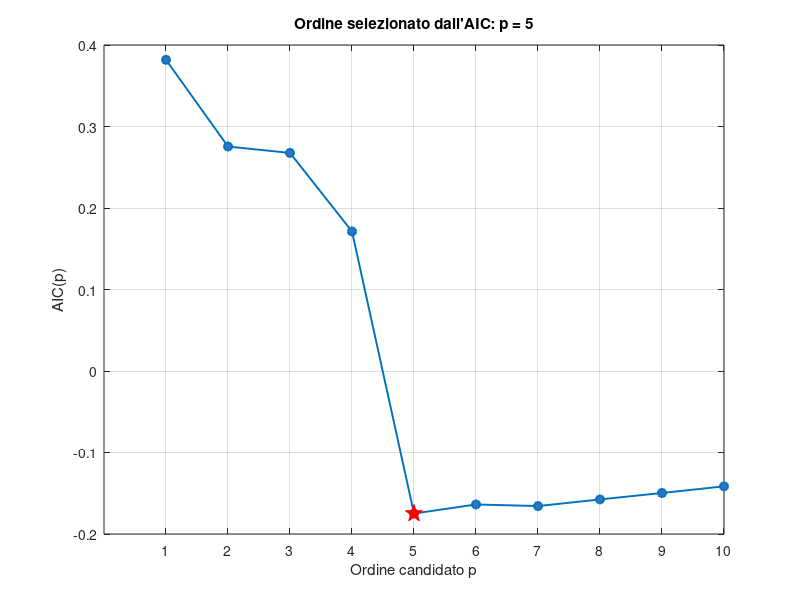

Recreate this plot in MATLAB. (Note: this script raises an error after producing the figure.)
%% DEMO 45 - VALIDAZIONE DI UN MODELLO VAR MULTIVARIATO
% La demo genera un sistema VAR(5) a quattro variabili, stima l'ordine con
% il criterio AIC e confronta due modelli:
%   1) un VAR(2), con ordine volutamente sottostimato;
%   2) un VAR(p_AIC), con ordine selezionato dai dati.
%
% Per entrambi i modelli vengono valutati:
%   - bianchezza dei residui: test portmanteau multivariato di Ljung-Box;
%   - stabilita': autovalori della matrice companion;
%   - consistenza: confronto tra le correlazioni dei dati reali e simulati.
%
% Convenzione: A(i,j,k) descrive l'influenza j -> i al ritardo k.
% Tutto il codice e' contenuto in questo script, senza funzioni locali.

clearvars;
close all;
clc;

rng(12, "twister");

%% 1. PARAMETRI DELLA SIMULAZIONE
M = 4;                         % Numero di variabili
p_true = 5;                    % Ordine reale del processo
N = 2000;                      % Campioni mantenuti
burn_in = 500;                 % Campioni eliminati come transitorio
alpha = 0.05;                  % Livello di significativita'
h_test = 20;                   % Lag massimo per portmanteau e consistenza

% Covarianza delle innovazioni.
Sigma_u = [1.0  0.2  0.0  0.0;
           0.2  0.8  0.1  0.0;
           0.0  0.1  1.2  0.15;
           0.0  0.0  0.15 0.9];

%% 2. DEFINIZIONE DEL VAR(5) REALE
% x(t) = A1*x(t-1) + ... + A5*x(t-5) + u(t)
A_true = zeros(M, M, p_true);

% Dinamiche al primo ritardo.
A_true(:,:,1) = [0.55 0.00 0.00 0.00;
                 0.35 0.45 0.00 0.00;
                 0.00 0.25 0.40 0.00;
                 0.00 0.00 0.00 0.50];

% Componenti autoregressive al secondo ritardo.
A_true(:,:,2) = diag([-0.18 -0.12 -0.15 -0.16]);

% Connessioni presenti soltanto al quinto ritardo.
% Questi termini non possono essere descritti correttamente da un VAR(2).
A_true(4,1,5) =  0.45;         % x1 -> x4
A_true(3,4,5) = -0.30;         % x4 -> x3
A_true(2,2,5) =  0.20;         % memoria di x2 al quinto ritardo

% Verifica della stabilita' del modello generatore.
A_true_top = reshape(A_true, M, M*p_true);
A_true_bottom = [eye(M*(p_true-1)), zeros(M*(p_true-1), M)];
A_true_companion = [A_true_top; A_true_bottom];
rho_true = max(abs(eig(A_true_companion)));

fprintf('Raggio spettrale del VAR(5) reale: %.4f\n', rho_true);
if rho_true >= 1
    error('Il modello generatore non e'' stabile.');
end

%% 3. GENERAZIONE DEI DATI SINTETICI
n_total = N + burn_in + p_true;
U = chol(Sigma_u, "lower") * randn(M, n_total);
X_all = zeros(M, n_total);
X_all(:,1:p_true) = randn(M, p_true);

for t = p_true+1:n_total
    X_all(:,t) = U(:,t);
    for lag = 1:p_true
        X_all(:,t) = X_all(:,t) ...
            + A_true(:,:,lag) * X_all(:,t-lag);
    end
end

X = X_all(:, burn_in+p_true+1:end);

%% 4. SELEZIONE DELL'ORDINE MEDIANTE AIC
% Per ogni ordine candidato viene stimato un VAR e calcolato:
%
% AIC(p) = log(det(Sigma_u_hat)) + 2*k(p)/(N-p)
%
% dove k(p) = M^2*p + M e' il numero totale di coefficienti stimati,
% includendo le M intercette. Si seleziona l'ordine che minimizza l'AIC.

candidate_orders = 1:10;
AIC_values = zeros(size(candidate_orders));

for candidate_index = 1:length(candidate_orders)
    p_candidate = candidate_orders(candidate_index);
    n_candidate = N - p_candidate;

    Y_candidate = X(:, p_candidate+1:N);
    Z_candidate = zeros(1 + M*p_candidate, n_candidate);
    Z_candidate(1,:) = 1;

    for lag = 1:p_candidate
        rows = 2 + (lag-1)*M : 1 + lag*M;
        Z_candidate(rows,:) = X(:, p_candidate+1-lag:N-lag);
    end

    B_candidate = Y_candidate / Z_candidate;
    residuals_candidate = Y_candidate - B_candidate * Z_candidate;
    Sigma_candidate = (residuals_candidate * residuals_candidate') ...
                    / n_candidate;

    % log(det(.)) viene calcolato dagli autovalori per evitare instabilita'
    % numeriche associate al determinante diretto.
    Sigma_candidate = (Sigma_candidate + Sigma_candidate') / 2;
    eigenvalues_candidate = max(eig(Sigma_candidate), realmin);
    log_determinant = sum(log(eigenvalues_candidate));

    number_parameters = M^2 * p_candidate + M;
    AIC_values(candidate_index) = log_determinant ...
        + 2 * number_parameters / n_candidate;
end

[~, minimum_AIC_index] = min(AIC_values);
p_AIC = candidate_orders(minimum_AIC_index);

fprintf('\nOrdine reale del processo:       %d\n', p_true);
fprintf('Ordine selezionato mediante AIC: %d\n', p_AIC);

figure("Color", "w", "Name", "Selezione dell'ordine mediante AIC");
plot(candidate_orders, AIC_values, "o-", "LineWidth", 1.4, ...
    "MarkerFaceColor", [0.2 0.45 0.75]);
hold on;
plot(p_AIC, AIC_values(minimum_AIC_index), "rp", ...
    "MarkerSize", 13, "MarkerFaceColor", "r");
grid on;
xticks(candidate_orders);
xlabel("Ordine candidato p");
ylabel("AIC(p)");
title(sprintf("Ordine selezionato dall'AIC: p = %d", p_AIC));

%% 5. STIMA E VALIDAZIONE CON DUE ORDINI DIVERSI
% Il primo ordine e' volutamente troppo basso; il secondo e' selezionato
% automaticamente mediante AIC.
model_orders = [2 p_AIC];
n_models = length(model_orders);

Q_portmanteau = zeros(1, n_models);
df_portmanteau = zeros(1, n_models);
p_portmanteau = zeros(1, n_models);
spectral_radius = zeros(1, n_models);
stability_index = zeros(1, n_models);
percent_consistency = zeros(1, n_models);
residual_correlation_strength = zeros(n_models, h_test);
residuals_models = cell(1, n_models);

for model_index = 1:n_models

    p_est = model_orders(model_index);
    n_effective = N - p_est;

    % ---------------------------------------------------------------------
    % 5.1 Stima multivariata ai minimi quadrati
    % ---------------------------------------------------------------------
    Y = X(:, p_est+1:N);
    Z = zeros(1 + M*p_est, n_effective);
    Z(1,:) = 1;

    for lag = 1:p_est
        rows = 2 + (lag-1)*M : 1 + lag*M;
        Z(rows,:) = X(:, p_est+1-lag:N-lag);
    end

    % Y = B*Z + E, con B = [intercetta A1 ... Ap].
    B_hat = Y / Z;
    residuals = Y - B_hat * Z;
    residuals_models{model_index} = residuals;

    A_hat = zeros(M, M, p_est);
    for lag = 1:p_est
        columns = 2 + (lag-1)*M : 1 + lag*M;
        A_hat(:,:,lag) = B_hat(:,columns);
    end

    % ---------------------------------------------------------------------
    % 5.2 Test portmanteau multivariato di Ljung-Box
    % ---------------------------------------------------------------------
    % H0: C_1 = ... = C_h = 0.
    % Il test considera congiuntamente auto- e cross-correlazioni residue.
    n_res = size(residuals, 2);
    C0 = (residuals * residuals') / n_res;
    C0_inv = pinv(C0);
    residual_std = sqrt(max(diag(C0), eps));
    residual_normalization = residual_std * residual_std';

    Q_value = 0;
    for lag = 1:h_test
        C_lag = (residuals(:,lag+1:end) ...
               * residuals(:,1:end-lag)') / n_res;

        Q_value = Q_value ...
            + trace(C_lag' * C0_inv * C_lag * C0_inv) / (n_res-lag);

        % Quantita' descrittiva usata nel grafico finale.
        R_lag = C_lag ./ residual_normalization;
        residual_correlation_strength(model_index,lag) = norm(R_lag, "fro");
    end

    Q_value = n_res * (n_res + 2) * Q_value;
    degrees_freedom = M^2 * (h_test - p_est);
    p_value = 1 - chi2cdf(Q_value, degrees_freedom);

    Q_portmanteau(model_index) = Q_value;
    df_portmanteau(model_index) = degrees_freedom;
    p_portmanteau(model_index) = p_value;

    % ---------------------------------------------------------------------
    % 5.3 Stabilita' del modello stimato
    % ---------------------------------------------------------------------
    if p_est == 1
        A_companion = A_hat(:,:,1);
    else
        A_top = reshape(A_hat, M, M*p_est);
        A_bottom = [eye(M*(p_est-1)), zeros(M*(p_est-1), M)];
        A_companion = [A_top; A_bottom];
    end

    spectral_radius(model_index) = max(abs(eig(A_companion)));
    stability_index(model_index) = log(spectral_radius(model_index));

    % ---------------------------------------------------------------------
    % 5.4 Percent consistency
    % ---------------------------------------------------------------------
    if spectral_radius(model_index) < 1
        Sigma_u_hat = (residuals * residuals') / n_res;
        Sigma_u_hat = (Sigma_u_hat + Sigma_u_hat') / 2;

        % Fattorizzazione robusta della covarianza stimata.
        [V_sigma, D_sigma] = eig(Sigma_u_hat);
        eigenvalues_sigma = max(diag(D_sigma), 0);
        innovation_factor = V_sigma * diag(sqrt(eigenvalues_sigma));

        n_sim_total = N + burn_in;
        U_sim = innovation_factor * randn(M, n_sim_total);
        X_sim_all = zeros(M, n_sim_total);
        X_sim_all(:,1:p_est) = X(:,1:p_est);
        intercept_hat = B_hat(:,1);

        for t_sim = p_est+1:n_sim_total
            X_sim_all(:,t_sim) = intercept_hat + U_sim(:,t_sim);
            for lag = 1:p_est
                X_sim_all(:,t_sim) = X_sim_all(:,t_sim) ...
                    + A_hat(:,:,lag) * X_sim_all(:,t_sim-lag);
            end
        end

        X_sim = X_sim_all(:, burn_in+1:burn_in+N);

        X_real_centered = X - mean(X, 2);
        X_sim_centered = X_sim - mean(X_sim, 2);

        C0_real = (X_real_centered * X_real_centered') / N;
        C0_sim = (X_sim_centered * X_sim_centered') / N;

        std_real = sqrt(max(diag(C0_real), eps));
        std_sim = sqrt(max(diag(C0_sim), eps));
        normalization_real = std_real * std_real';
        normalization_sim = std_sim * std_sim';

        R_real = zeros(M^2, h_test+1);
        R_sim = zeros(M^2, h_test+1);

        for lag = 0:h_test
            C_real_lag = (X_real_centered(:,lag+1:end) ...
                        * X_real_centered(:,1:end-lag)') / (N-lag);
            C_sim_lag = (X_sim_centered(:,lag+1:end) ...
                       * X_sim_centered(:,1:end-lag)') / (N-lag);

            R_real_lag = C_real_lag ./ normalization_real;
            R_sim_lag = C_sim_lag ./ normalization_sim;

            R_real(:,lag+1) = R_real_lag(:);
            R_sim(:,lag+1) = R_sim_lag(:);
        end

        percent_consistency(model_index) = 100 * ...
            (1 - norm(R_sim(:) - R_real(:), 2) / norm(R_real(:), 2));
    else
        percent_consistency(model_index) = NaN;
    end
end

%% 6. RISULTATI NUMERICI
portmanteau_result = strings(n_models,1);
stability_result = strings(n_models,1);

for model_index = 1:n_models
    if p_portmanteau(model_index) < alpha
        portmanteau_result(model_index) = "Residui non bianchi";
    else
        portmanteau_result(model_index) = "Residui compatibili con bianchezza";
    end

    if spectral_radius(model_index) < 1
        stability_result(model_index) = "Stabile";
    else
        stability_result(model_index) = "Non stabile";
    end
end

results = table(model_orders', Q_portmanteau', df_portmanteau', ...
    p_portmanteau', portmanteau_result, spectral_radius', ...
    stability_index', stability_result, percent_consistency', ...
    'VariableNames', {'Ordine','Q_LjungBox','GradiLiberta', ...
    'pValue','EsitoPortmanteau','RaggioSpettrale','IndiceStabilita', ...
    'EsitoStabilita','PercentConsistency'});

fprintf('\n=== CONFRONTO TRA ORDINE SOTTOSTIMATO E ORDINE CORRETTO ===\n');
disp(results);

%% 7. RAPPRESENTAZIONE GRAFICA
figure("Color", "w", "Name", "Validazione dell'ordine del VAR");
layout = tiledlayout(2,2, "TileSpacing", "compact", "Padding", "compact");

nexttile;
plot(1:h_test, residual_correlation_strength(1,:), "o-", ...
    "LineWidth", 1.4, "MarkerSize", 4);
hold on;
plot(1:h_test, residual_correlation_strength(2,:), "s-", ...
    "LineWidth", 1.4, "MarkerSize", 4);
grid on;
xlabel("Lag");
ylabel("||R_l||_F");
title("Correlazione residua complessiva");
legend("VAR(2): ordine imposto", ...
    sprintf("VAR(%d): ordine scelto con AIC", p_AIC), ...
    "Location", "best");

nexttile;
bar(model_orders, -log10(max(p_portmanteau, realmin)));
hold on;
yline(-log10(alpha), "r--", "Soglia \alpha = 0.05", ...
    "LineWidth", 1.2);
grid on;
xlabel("Ordine stimato");
ylabel("-log_{10}(p-value)");
title("Test portmanteau multivariato");

nexttile;
bar(model_orders, percent_consistency);
yline(85, "r--", "Soglia indicativa 85%", "LineWidth", 1.2);
grid on;
xlabel("Ordine stimato");
ylabel("Percent consistency [%]");
title("Consistenza del modello");

nexttile;
bar(model_orders, spectral_radius);
yline(1, "r--", "Limite di stabilita'", "LineWidth", 1.2);
grid on;
xlabel("Ordine stimato");
ylabel("Raggio spettrale");
title("Stabilita' del modello");

title(layout, ...
    "Effetto della scelta dell'ordine sulla validazione del modello VAR");

%% 8. MESSAGGIO DIDATTICO FINALE
fprintf('\nInterpretazione attesa:\n');
fprintf(['- Il VAR(2) omette le dipendenze ai ritardi 3-5. Il test portmanteau ' ...
         'dovrebbe quindi rifiutare H0.\n']);
fprintf(['- L''AIC seleziona p = %d senza conoscere a priori l''ordine reale. ' ...
         'I residui del modello selezionato dovrebbero risultare compatibili ' ...
         'con rumore bianco.\n'], p_AIC);
fprintf(['- La stabilita'' non garantisce da sola un buon adattamento: anche un ' ...
         'modello stabile puo'' avere ordine inadeguato e residui correlati.\n']);
